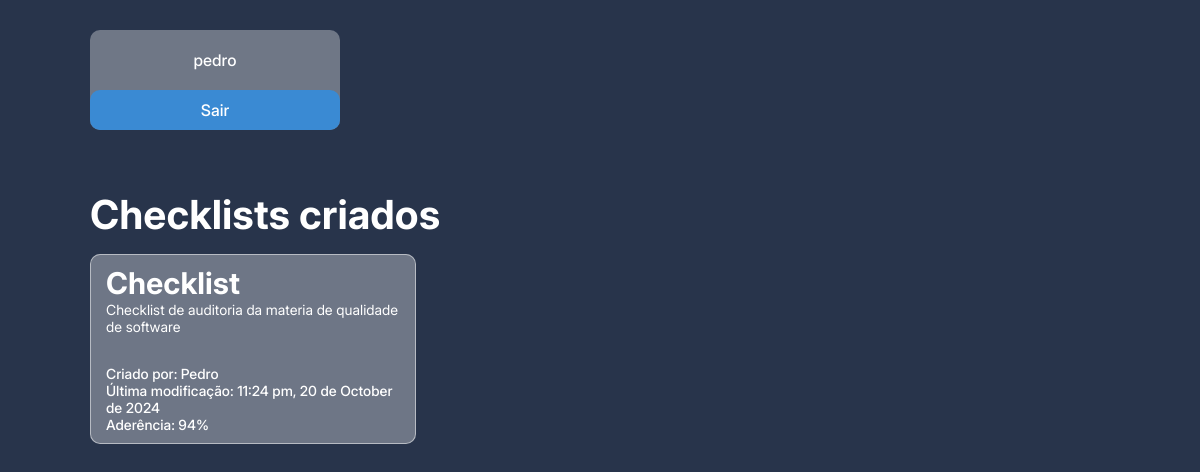
The app's page / (signed in), older data.
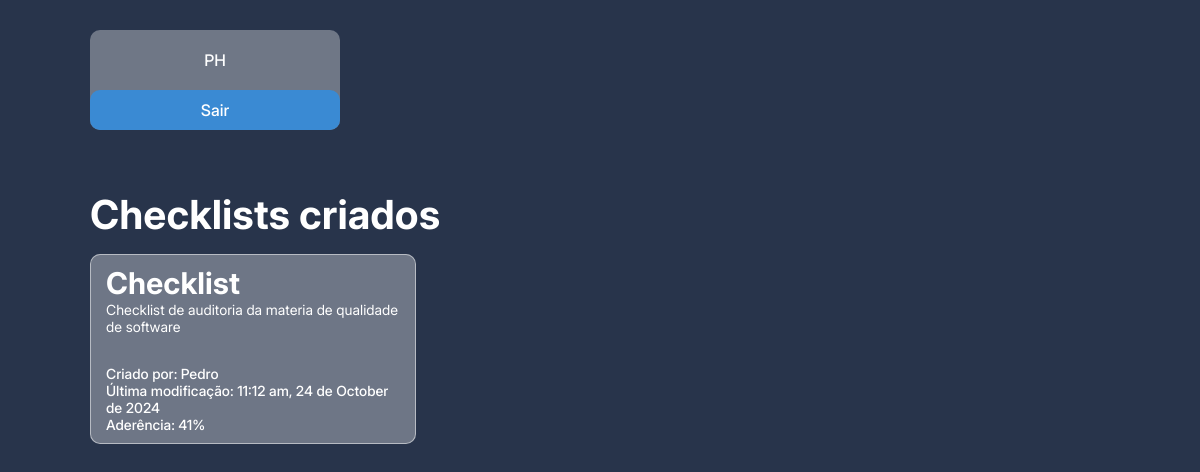
The same page, newer data.
### tables this page shows
CREATE TABLE `usuario` (
  `Cod_Usuario` int NOT NULL AUTO_INCREMENT,
  `Nome` varchar(12) NOT NULL,
  `Email` varchar(50) NOT NULL,
  `Senha` varchar(12) NOT NULL,
  `Tipo` char(1) NOT NULL,
  PRIMARY KEY (`Cod_Usuario`),
  UNIQUE KEY `Email` (`Email`)
);

CREATE TABLE `checklist` (
  `Cod_Checklist` int NOT NULL AUTO_INCREMENT,
  `Titulo` varchar(25) NOT NULL,
  `Descricao` varchar(120) DEFAULT NULL,
  `Criador` int DEFAULT NULL,
  `Dt_Modificacao` datetime DEFAULT NULL,
  PRIMARY KEY (`Cod_Checklist`),
  KEY `FK_Checklist_2` (`Criador`),
  CONSTRAINT `FK_Checklist_2` FOREIGN KEY (`Criador`) REFERENCES `usuario` (`Cod_Usuario`) ON DELETE CASCADE
);

### index.php (the view, shortened to what this page needs)
<!DOCTYPE html>
<html lang="pt-br">
<head>
    <link rel="stylesheet" href="style.css">
</head>
<body>
    <?php
    include('php/connection.php');
    $sql = "SELECT * FROM Usuario WHERE Cod_Usuario = '" . $_SESSION['Cod_Usuario'] . "'";
    $resultado = mysqli_query($conn, $sql);
    $resultadoArray = mysqli_fetch_assoc($resultado);
    $nome = $resultadoArray['Nome'];
    ?>
    <main>
        <div id="nav">
            <div id="conta">
                <p id="conta-name" data-id-logado="<?php echo $_SESSION['Cod_Usuario']; ?>"><?php echo $nome; ?></p>
                <div id="sair">Sair</div>
            </div>
        </div>
        <h1>Checklists criados</h1>
        <div id="checklists">
            <?php
            $sql = "SELECT c.*, u.Nome AS CriadorNome
            FROM Checklist c
            INNER JOIN Usuario u ON c.Criador = u.Cod_Usuario";
            $resultado = mysqli_query($conn, $sql);
            while ($querry = mysqli_fetch_assoc($resultado)) {
                $dtModificacao = new DateTime($querry['Dt_Modificacao']);
                $formattedDate = $dtModificacao->format('g:i a, d \d\e F \d\e Y');
                $checklistId = $querry['Cod_Checklist'];
                $sqlTotal = "SELECT COUNT(*) AS total_itens FROM ItemChecklist WHERE fk_Cod_Checklist = $checklistId";
                $sqlConformes = "SELECT COUNT(*) AS total_conformes FROM ItemChecklist WHERE fk_Cod_Checklist = $checklistId AND Conforme = 'CC'";
                $sqlNaoAplicaveis = "SELECT COUNT(*) AS total_nao_aplicaveis FROM ItemChecklist WHERE fk_Cod_Checklist = $checklistId AND Conforme = 'NA'";
                $resultTotal = mysqli_query($conn, $sqlTotal);
                $resultConformes = mysqli_query($conn, $sqlConformes);
                $resultNaoAplicaveis = mysqli_query($conn, $sqlNaoAplicaveis);
                $totalItens = mysqli_fetch_assoc($resultTotal)['total_itens'];
                $totalConformes = mysqli_fetch_assoc($resultConformes)['total_conformes'];
                $totalNaoAplicaveis = mysqli_fetch_assoc($resultNaoAplicaveis)['total_nao_aplicaveis'];
                $totalConsiderados = $totalItens - $totalNaoAplicaveis;
                $aderencia = $totalConsiderados > 0 ? ($totalConformes / $totalConsiderados) * 100 : 0;
                $aderencia = number_format($aderencia, 0);
            ?>
                <div id="" class="checklist" onclick="link(<?php echo $querry['Cod_Checklist']; ?>)">
                    <div id="name-description">
                        <h2><?php echo $querry['Titulo']; ?></h2>
                        <p><?php echo $querry['Descricao']; ?></p>
                    </div>
                    <div id="dt-modification">
                        <p>Criado por: <?php echo $querry['CriadorNome']; ?></p>
                        <p>Última modificação: <?php echo $formattedDate; ?></p>
                        <p>Aderência: <?php echo $aderencia; ?>%</p>
                    </div>
                </div>
            <?php } ?>
        </div>
    </main>
</body>
</html>

### style.css (style rules this page uses)
* { margin: 0; padding: 0; box-sizing: border-box; }
body { background-color: #28344B; overflow: auto; display: flex; justify-content: center; }
main { width: 85%; height: 92vh; margin: 30px 20px 20px 20px; display: flex; flex-direction: column; }
#nav { width: 100%; height: 100px; margin: 0 0 60px 0; display: flex; gap: 20px; }
#conta { width: 250px; height: 100px; background-color: rgba(255, 255, 255, 33%); border-radius: 10px; display: flex; flex-direction: column; justify-content: space-between; padding: 20px 0 0 0; }
#conta-name { color: white; display: flex; align-items: center; justify-content: center; font-family: 'inter-medium'; font-size: 16px; width: 100%; text-align: center; padding: 0 20px 0 20px; }
#sair { color: white; font-family: 'inter-medium'; font-size: 16px; background-color: #3A8AD3; border-radius: 10px; height: 40px; display: flex; align-items: center; justify-content: center; cursor: pointer; }
h1 { color: white; font-size: 40px; font-family: "inter-bold"; margin: 0 0 15px 0; }
#checklists { width: 100%; display: flex; flex-wrap: wrap; gap: 20px; overflow: auto; }
.checklist { width: 32%; height: 190px; background-color: rgba(255, 255, 255, 33%); border: solid 1px rgba(255, 255, 255, 50%); display: flex; flex-direction: column; justify-content: space-between; padding: 10px 15px; border-radius: 10px; }
#name-description { color: white; display: flex; flex-direction: column; justify-content: space-between; }
#name-description h2 { font-family: 'inter-bold'; font-size: 30px; }
#name-description p { font-family: 'inter-regular'; font-size: 14px; }
#dt-modification { color: white; font-family: 'inter-medium'; font-size: 14px; display: flex; flex-direction: column; justify-content: space-between; }

Row changes from the older to the newer data that the page shows:
changed usuario: Nome "pedro" → "PH"
changed checklist "Checklist": Dt_Modificacao "11:24 pm, 20 de October de 2024" → "11:12 am, 24 de October de 2024"; aderencia "94" → "41"
